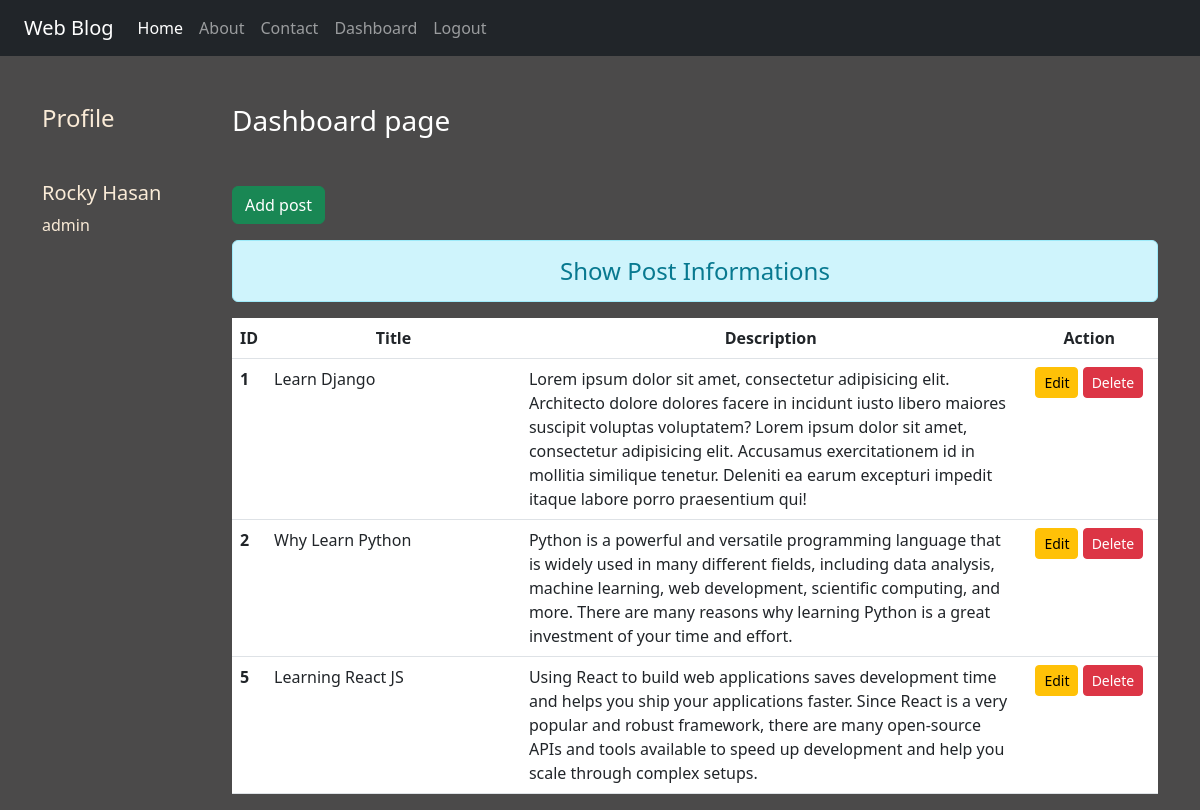
The page /dashboard/ (signed in) on the database its author committed.
### blog/models.py (models this page shows)
class Post(models.Model):
    title = models.CharField(max_length=150)
    desc = models.TextField()

### blog/views.py (the view)
# urls.py: path('dashboard/', views.dashboard, name='dashboard'),
def dashboard(request):
    if request.user.is_authenticated:
        posts = Post.objects.all()
        user = request.user
        full_name = user.get_full_name()
        gps=user.groups.all()
        return render(request, 'dashboard.html', {'post': posts,'full_name': full_name,'groups':gps})
    else:
        return HttpResponseRedirect('/login/')

### templates/dashboard.html (shortened to what this page needs)
{% extends 'base.html' %}
{% load static %}
{% block side %}
<div class="col-sm-2" text-white my-5 text-center >
    <h4 class="my-5">Profile</h4>
    <h5>{{full_name}}</h5>
    {% for group in groups %}
       <p>{{group.name}}</p>
    {% endfor %}
</div>
{% endblock side %}
{% block content %}
<div class="col-sm-10">
    <h3 class="text-white my-5">Dashboard page</h3>
    <a href="{% url 'addpost' %}" class=" btn btn-success">Add post</a>
    <h4 class="text-center alert alert-info mt-3">Show Post Informations</h4>
{% if post %}
    <table class="table table-hover bg-white">
            <thead>
                    <tr class="text-center">
                      <th scope="col" style="width:2%">ID</th>
                      <th scope="col" style="width:28%">Title</th>
                      <th scope="col" style="width:55%">Description</th>
                      <th scope="col" style="width:15%">Action</th>
                    </tr>
            </thead>
        <tbody>
          {% for post in post %}
              <tr>
                  <th scope="row">{{post.id}}</th>
                  <td>{{post.title}}</td>
                  <td>{{post.desc}}</td>
                  <td class="text-center">
                    <a href="{% url 'update' post.id %}" class="btn btn-warning btn-sm">Edit</a>
                      {% if perms.blog.delete_post %}
                          <form action="{% url 'delete' post.id %}" method="post" class="d-inline" >
                              <input type="submit" class="btn btn-danger btn-sm" value="Delete">
                          </form>
                      {% endif %}
                  </td>
              </tr>
          {% endfor %}
        </tbody>
    </table>
    {% else %}
    <h4 class="text-center alert alert-warning" >No Records</h4>
    {% endif %}
</div>
{% endblock content %}

### templates/base.html (shortened to what this page needs)
<!doctype html>
{% load static %}
<html lang="en">
<head>
    <link rel="stylesheet" href="{% static 'css/bootstrap.css' %}">
    <link rel="stylesheet" href="{% static 'css/style.css' %}">
</head>
<body>
<div class="container-fluid bg-dark">
    {% include 'navbar.html' %}
</div>
<div class="container">
    <div class="row">
        {% block side %}             {% endblock side %}
        {% block content %}          {% endblock content %}
    </div>
</div>
</body>
</html>

### templates/navbar.html (shortened to what this page needs)
 {% load static %}
<nav class="navbar navbar-expand-lg  navbar-dark bg-dark">
    <div class="container-fluid">
      <a class="navbar-brand" href="/">Web Blog</a>
      <div class="collapse navbar-collapse" id="navbarNav">
        <ul class="navbar-nav">
          <li class="nav-item">
            <a class="nav-link active" aria-current="page" href="/">Home</a>
          </li>
          <li class="nav-item">
            <a class="nav-link" href="{% url 'about' %}">About</a>
          </li>
          <li class="nav-item">
            <a class="nav-link" href="{% url 'contact' %}">Contact</a>
          </li>
          {% if request.user.is_authenticated %}
          <li class="nav-item">
            <a class="nav-link" href="{% url 'dashboard' %}">Dashboard</a>
          </li>
          <li class="nav-item">
            <a class="nav-link" href="{% url 'logout' %}">Logout</a>
          </li>
          {% endif %}
        </ul>
      </div>
    </div>
  </nav>

### static/css/style.css (style rules this page uses)
body { background-color: rgb(75, 74, 74); color: antiquewhite; }

### rows shown on the page
Post: id "1", title "Learn Django", desc "Lorem ipsum dolor sit amet, consectetur adipisicing elit. Architecto dolore dolores facere in incidunt iusto libero maiores suscipit voluptas voluptatem? Lorem ipsum dolor sit amet, consectetur adipisicing elit. Accusamus exercitationem id in mollitia similique tenetur. Deleniti ea earum excepturi impedit itaque labore porro praesentium qui!"
Post: id "2", title "Why Learn Python", desc "Python is a powerful and versatile programming language that is widely used in many different fields, including data analysis, machine learning, web development, scientific computing, and more. There are many reasons why learning Python is a great investment of your time and effort."
Post: id "5", title "Learning React JS", desc "Using React to build web applications saves development time and helps you ship your applications faster. Since React is a very popular and robust framework, there are many open-source APIs and tools available to speed up development and help you scale through complex setups."

### other values the page prints
{{ full_name }} "Rocky Hasan"
{{ group.name }} "admin"
